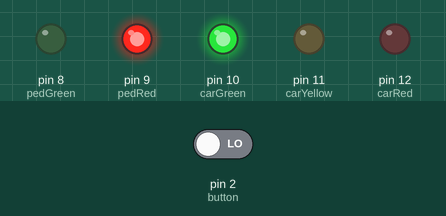
This sketch was run on a simulated Arduino Uno, built with avr-gcc and run on an emulated ATmega328P. Parts: output pins drawn as LEDs (lit = HIGH). Inputs (shaded band) come from the test bench; at power-on: pin 2 (button) LOW.

Above: at 4.2 s.
4.3 s: pin 2 (button) driven LOW
5.8 s: pin 2 (button) driven HIGH
At 7.2 s:
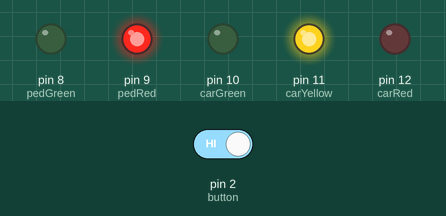
At 8.7 s:
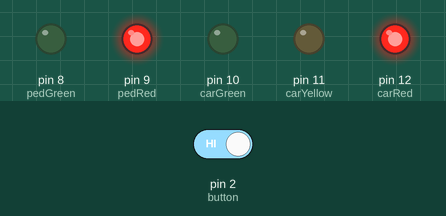
Timing chart, 0 to 20.8 s (numbered marks = the images above; inputs shaded):
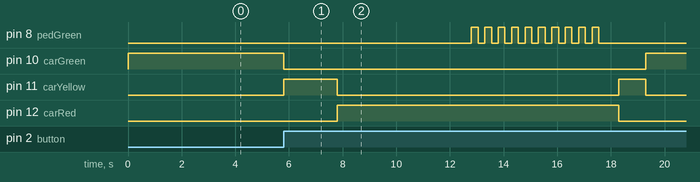

Measured:
- after the input at 4.3 s, every drawn part: stays the same
- after the input at 5.8 s, pin 8 (pedGreen): alternates HIGH for 0.25 s and LOW for 0.25 s, 20 changes in all, then stays LOW, starting after 7.0 s; pin 10 (carGreen): HIGH → LOW at once, → HIGH 13.5 s later

The sketch:

p04_interactive_traffic_lights.ino
```cpp
// Project 4 - interactive traffic Lights
int carRed = 12;
int carYellow = 11;
int carGreen = 10;
int pedRed = 9;
int pedGreen = 8;
int button = 2;
int crossTime = 5000;  //time to cross
unsigned long changeTime;   // time since booton pressed


void setup(){
  pinMode(carRed, OUTPUT);
  pinMode(carYellow, OUTPUT);
  pinMode(carGreen, OUTPUT);
  pinMode(pedRed, OUTPUT);
  pinMode(pedGreen, OUTPUT);

  //turn on the car green light
  digitalWrite(carGreen, HIGH);
  digitalWrite(pedRed, HIGH);
}

void loop(){
  int state = digitalRead(button);

  if(state == HIGH &&(millis() - changeTime ) >5000){
    changeLights();
  }

}


void changeLights(){
  digitalWrite(carGreen, LOW);
  digitalWrite(carYellow, HIGH);
  delay(2000);

  digitalWrite(carYellow, LOW);
  digitalWrite(carRed, HIGH);
  delay(crossTime);


  for(int i=0; i <10; i++){
    digitalWrite(pedGreen, HIGH);
    delay(250);
    digitalWrite(pedGreen, LOW);
    delay(250);
  }

  digitalWrite(pedRed, HIGH);
  delay(500);

  digitalWrite(carYellow, HIGH);
  digitalWrite(carRed, LOW);
  delay(1000);
  digitalWrite(carGreen, HIGH);
  digitalWrite(carYellow, LOW);

  changeTime = millis();

}
```
